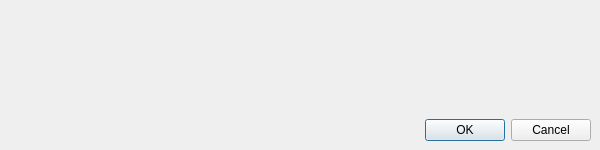
<?xml version="1.0" encoding="UTF-8"?>
<ui version="4.0">
 <class>W_ProjectCreate</class>
 <widget class="QDialog" name="W_ProjectCreate">
  <property name="geometry">
   <rect>
    <x>0</x>
    <y>0</y>
    <width>600</width>
    <height>150</height>
   </rect>
  </property>
  <property name="windowTitle">
   <string>新建项目</string>
  </property>
  <property name="modal">
   <bool>false</bool>
  </property>
  <layout class="QVBoxLayout" name="verticalLayout" stretch="1,0">
   <property name="spacing">
    <number>0</number>
   </property>
   <property name="leftMargin">
    <number>4</number>
   </property>
   <property name="topMargin">
    <number>4</number>
   </property>
   <property name="rightMargin">
    <number>4</number>
   </property>
   <property name="bottomMargin">
    <number>4</number>
   </property>
   <item>
    <widget class="QWidget" name="widget" native="true"/>
   </item>
   <item>
    <layout class="QHBoxLayout" name="horizontalLayout">
     <property name="leftMargin">
      <number>5</number>
     </property>
     <property name="topMargin">
      <number>5</number>
     </property>
     <property name="rightMargin">
      <number>5</number>
     </property>
     <property name="bottomMargin">
      <number>5</number>
     </property>
     <item>
      <widget class="QDialogButtonBox" name="buttonBox">
       <property name="orientation">
        <enum>Qt::Horizontal</enum>
       </property>
       <property name="standardButtons">
        <set>QDialogButtonBox::Cancel|QDialogButtonBox::Ok</set>
       </property>
       <property name="centerButtons">
        <bool>false</bool>
       </property>
      </widget>
     </item>
    </layout>
   </item>
  </layout>
 </widget>
 <resources/>
 <connections>
  <connection>
   <sender>buttonBox</sender>
   <signal>rejected()</signal>
   <receiver>W_ProjectCreate</receiver>
   <slot>reject()</slot>
   <hints>
    <hint type="sourcelabel">
     <x>325</x>
     <y>156</y>
    </hint>
    <hint type="destinationlabel">
     <x>286</x>
     <y>165</y>
    </hint>
   </hints>
  </connection>
 </connections>
</ui>
